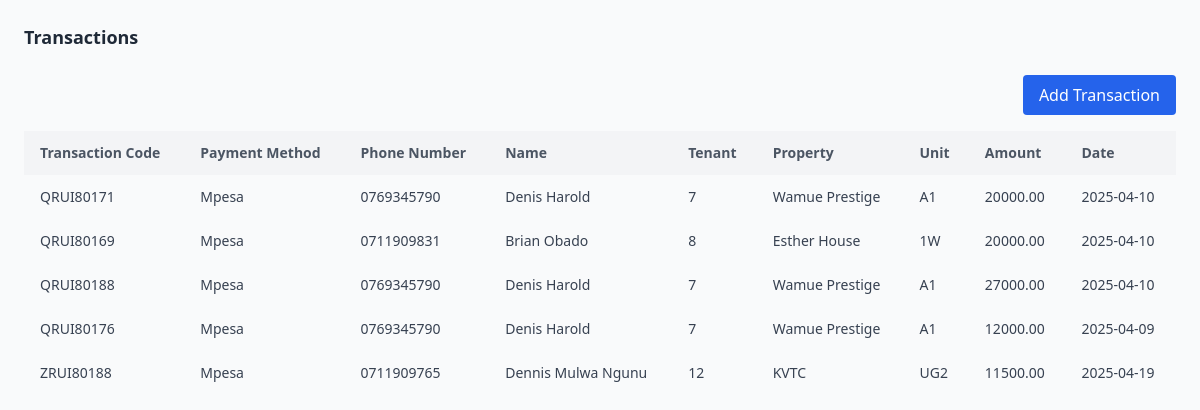
Page /Admin/Transactions.php (signed in) on the committed database.
### tables this page shows
CREATE TABLE `transactions` (
  `id` int(11) NOT NULL,
  `transaction_code` varchar(255) NOT NULL,
  `payment_method` varchar(255) NOT NULL,
  `phone_number` varchar(15) NOT NULL,
  `name` varchar(255) NOT NULL,
  `tenant_id` int(11) NOT NULL,
  `property` varchar(255) NOT NULL,
  `unit` varchar(255) NOT NULL,
  `amount` decimal(10,2) NOT NULL,
  `date` date NOT NULL
);

### Admin/Transactions.php (the view, shortened to what this page needs)
<?php
$conn = new mysqli("localhost", "root", "", "Demo1");
$conn->query("
    UPDATE transactions
    SET name = CONCAT(name, ' (Vacated Tenant)')
    WHERE tenant_id NOT IN (SELECT id FROM users)
    AND name NOT LIKE '%(Vacated Tenant)%'
");
$transactionsQuery = "
    SELECT * FROM transactions
    ORDER BY
        CASE
            WHEN name LIKE '%(Vacated Tenant)%' THEN 1
            ELSE 0
        END,
        id ASC
";
$transactionsResult = $conn->query($transactionsQuery);
?>
<!DOCTYPE html>
<html lang="en">
<head>
  <script src="https://cdn.tailwindcss.com"></script>
</head>
<body class="bg-gray-50 min-h-screen p-6 font-sans">
  <h1 class="text-[18px] font-semibold text-gray-800 mb-6">Transactions</h1>
  <div class="flex justify-end mb-4">
    <button onclick="openModal()" class="bg-blue-600 text-white px-4 py-2 rounded hover:bg-blue-700 transition">Add Transaction</button>
  </div>
  <div class="overflow-x-auto">
    <table class="min-w-full text-sm text-left">
      <thead>
        <tr class="text-gray-600 bg-gray-100">
          <th class="px-4 py-3">Transaction Code</th>
          <th class="px-4 py-3">Payment Method</th>
          <th class="px-4 py-3">Phone Number</th>
          <th class="px-4 py-3">Name</th>
          <th class="px-4 py-3">Tenant</th>
          <th class="px-4 py-3">Property</th>
          <th class="px-4 py-3">Unit</th>
          <th class="px-4 py-3">Amount</th>
          <th class="px-4 py-3">Date</th>
        </tr>
      </thead>
      <tbody class="text-gray-700">
        <?php while ($transaction = $transactionsResult->fetch_assoc()): ?>
          <tr>
            <td class="px-4 py-3"><?= htmlspecialchars($transaction['transaction_code']) ?></td>
            <td class="px-4 py-3"><?= htmlspecialchars($transaction['payment_method']) ?></td>
            <td class="px-4 py-3"><?= htmlspecialchars($transaction['phone_number']) ?></td>
            <td class="px-4 py-3"><?= htmlspecialchars($transaction['name']) ?></td>
            <td class="px-4 py-3"><?= htmlspecialchars($transaction['tenant_id']) ?></td>
            <td class="px-4 py-3"><?= htmlspecialchars($transaction['property']) ?></td>
            <td class="px-4 py-3"><?= htmlspecialchars($transaction['unit']) ?></td>
            <td class="px-4 py-3"><?= htmlspecialchars($transaction['amount']) ?></td>
            <td class="px-4 py-3"><?= htmlspecialchars($transaction['date']) ?></td>
          </tr>
        <?php endwhile; ?>
      </tbody>
    </table>
  </div>
</body>
</html>

### rows in the picture
transactions: transaction_code "QRUI80171", payment_method "Mpesa", phone_number "0769345790", name "Denis Harold", tenant "7", property "Wamue Prestige", unit "A1", amount "20000.00", date "2025-04-10"
transactions: transaction_code "QRUI80169", payment_method "Mpesa", phone_number "0711909831", name "Brian Obado", tenant "8", property "Esther House", unit "1W", amount "20000.00", date "2025-04-10"
transactions: transaction_code "QRUI80188", payment_method "Mpesa", phone_number "0769345790", name "Denis Harold", tenant "7", property "Wamue Prestige", unit "A1", amount "27000.00", date "2025-04-10"
transactions: transaction_code "QRUI80176", payment_method "Mpesa", phone_number "0769345790", name "Denis Harold", tenant "7", property "Wamue Prestige", unit "A1", amount "12000.00", date "2025-04-09"
transactions: transaction_code "ZRUI80188", payment_method "Mpesa", phone_number "0711909765", name "Dennis Mulwa Ngunu", tenant "12", property "KVTC", unit "UG2", amount "11500.00", date "2025-04-19"
